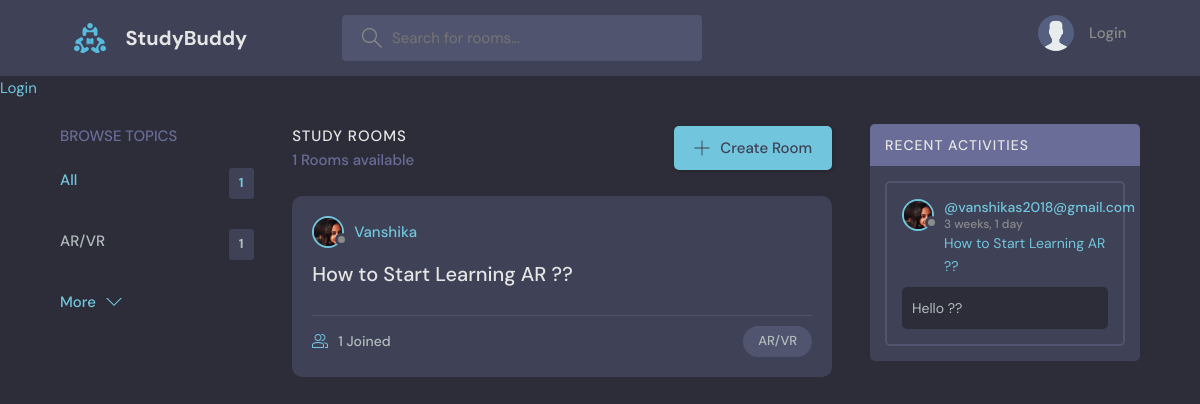
The page / on the database its author committed.
### base/models.py (models this page shows, shortened)
class Topic(models.Model):
    name = models.CharField(max_length=200)

class Room(models.Model):
    host = models.ForeignKey(User,on_delete=models.SET_NULL,null = True)
    topic = models.ForeignKey(Topic,on_delete=models.SET_NULL,null = True);
    name = models.CharField(max_length=200)
    description = models.TextField(null = True , blank=True)
    participants =  models.ManyToManyField(User,related_name='participants',blank=True)

class User(AbstractUser):
    name = models.CharField(max_length=20,null=True)
    email = models.EmailField(unique=True,null=True)
    bio = models.TextField(null=True)
    avatar = models.ImageField(null=True,default="studybud/static/images/avatar.svg")
    USERNAME_FIELD = 'email'
    REQUIRED_FIELDS = []

class Message(models.Model):
    user = models.ForeignKey(User, on_delete=models.CASCADE)
    room = models.ForeignKey(Room, on_delete=models.CASCADE)
    body = models.TextField()
    updated = models.DateTimeField(auto_now=True)
    created = models.DateTimeField(auto_now_add=True)
    class Meta:
        ordering = ['-updated','-created']

### base/views.py (the view)
# urls.py: path('',views.home, name="home"),
def home(request):
    q =  request.GET.get('q') if request.GET.get('q') != None else ''
    rooms = Room.objects.filter(
        Q(topic__name__icontains=q) |
        Q(name__icontains=q) |
        Q(description__icontains=q)
    )
    topics = Topic.objects.all()[0:5]
    room_count = rooms.count()
    room_messages = Message.objects.filter(Q(room__topic__name__icontains=q))
    context  = {'rooms': rooms,'topics':topics,'room_count':room_count,'room_messages':room_messages}
    return render(request,'base/home.html',context)

### base/templates/base/home.html (shortened to what this page needs)
{% extends 'main.html' %}
{% block content %}
<main class="layout layout--3">
  <div class="container">
    {% include 'base/topic_component.html' %}
    <div class="roomList">
      <div class="roomList__header">
        <div>
          <h2>Study Rooms</h2>
          <p>{{room_count}} Rooms available</p>
        </div>
        <a class="btn btn--main" href="{% url 'create-room' %}">
          <svg version="1.1" xmlns="http://www.w3.org/2000/svg" width="32" height="32" viewBox="0 0 32 32">
            <title>add</title>
            <path
              d="M16.943 0.943h-1.885v14.115h-14.115v1.885h14.115v14.115h1.885v-14.115h14.115v-1.885h-14.115v-14.115z">
            </path>
          </svg>
          Create Room
        </a>
      </div>
      {% include 'base/feed_component.html' %}
    </div>
    {% include 'base/activity_component.html' %}
  </div>
</main>
{% endblock %}

### base/templates/base/topic_component.html
<div class="topics">
          <div class="topics__header">
            <h2>Browse Topics</h2>
          </div>
          <ul class="topics__list">
            <li>
              <a href="{% url 'home' %}" class="active">All <span>{{topics.count}}</span></a>
            </li>
                {% for topic in topics%}
            <li>
              <a href="{% url 'home' %}?q={{topic.name}}">{{topic.name}}<span>{{topic.room_set.all.count}}</span></a>
            </li>
            {% endfor %}
          </ul>
          <a class="btn btn--link" href="{% url 'topics' %}">
            More
            <svg version="1.1" xmlns="http://www.w3.org/2000/svg" width="32" height="32" viewBox="0 0 32 32">
              <title>chevron-down</title>
              <path d="M16 21l-13-13h-3l16 16 16-16h-3l-13 13z"></path>
            </svg>
          </a>
        </div>

### base/templates/base/feed_component.html (shortened to what this page needs)
            {% for room in rooms %}
          <div class="roomListRoom">
            <div class="roomListRoom__header">
            {% if room.host %}
              <a href="{% url 'user-profile' room.host.id %}" class="roomListRoom__author">
                <div class="avatar avatar--small">
                  <img src= "{{room.host.avatar.url}}"/>
                </div>
                <span>{{room.host.username}}</span>
              </a>
              {% else %}
              No hosts assigned
              {% endif %}
            </div>
            <div class="roomListRoom__content">
              <a href="{% url 'room' room.id %}">{{room.name}}</a>
            </div>
            <div class="roomListRoom__meta">
              <a href="{% url 'room' room.id %}" class="roomListRoom__joined">
                {{room.participants.all.count}} Joined
              </a>
              <p class="roomListRoom__topic">{{room.topic.name}}</p>
            </div>
          </div>
            {% endfor %}

### base/templates/base/activity_component.html (shortened to what this page needs)
        <div class="activities">
          <div class="activities__header">
            <h2>Recent Activities</h2>
          </div>
{% for m in room_messages%}
          <div class="activities__box">
            <div class="activities__boxHeader roomListRoom__header">
              <a href="{% url 'user-profile' m.user.id %}" class="roomListRoom__author">
                <div class="avatar avatar--small">
                  <img src="{{m.user.avatar.url}}" />
                </div>
                <p>
                  @{{m.user}}
                  <span>{{m.created|timesince}}</span>
                </p>
              </a>
            </div>
            <div class="activities__boxContent">
<a href="{% url 'room' m.room.id %}">{{ m.room.name }}</a>
              <div class="activities__boxRoomContent">
              {{m.body}}
              </div>
            </div>
          </div>
          {% endfor %}
        </div>

### rows shown on the page
Topic: name "AR/VR", room_set.all.count "1"
Room: host.avatar (picture), host.username "Vanshika", name "How to Start Learning AR ??", participants.all.count "1", topic.name "AR/VR"
Message: user.avatar (picture), user "vanshikas2018@gmail.com", created "3 weeks, 1 day", room.name "How to Start Learning AR ??", body "Hello ??"

### other values the page prints
{{ topics.count }} "1"
{{ room_count }} "1"
